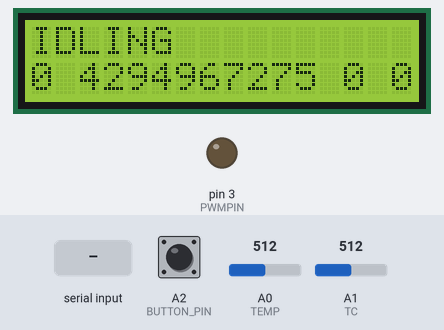
The sketch below on a simulated Arduino Uno, built with avr-gcc and run on an emulated ATmega328P. Shown: 16×2 character LCD, output pins drawn as LEDs (lit = HIGH). Dashed ring = blinking. The inputs (shaded band) are chosen by the test bench; at power-on: A0 (TEMP) = 512, A1 (TC) = 512, A2 (BUTTON_PIN) HIGH. What the sketch prints to the serial monitor is not drawn.

Above: at 2.3 s.
2.4 s: "90,45\n" received over Serial
At 4.7 s:
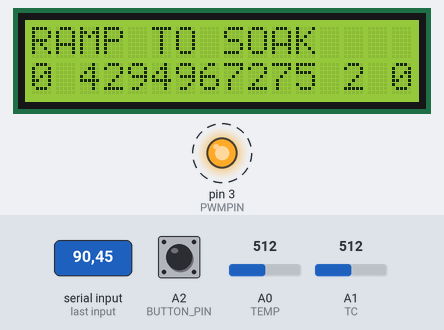
5.4 s: A0 (TEMP) set to 536
At 6.5 s:
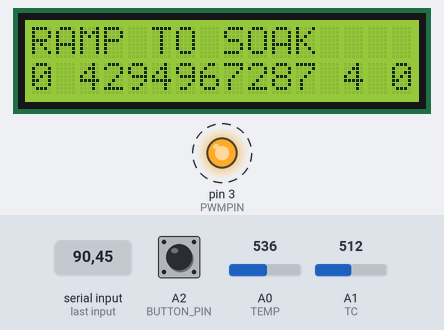
7.1 s: A0 (TEMP) set to 571
At 8.7 s:
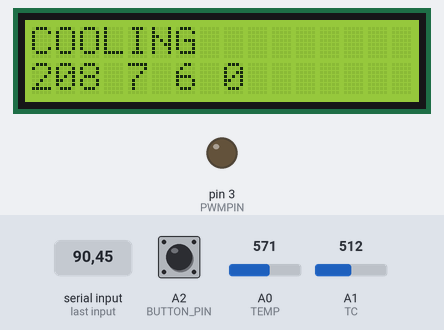
10.1 s: "90,45,200\n" received over Serial
At 12.8 s:
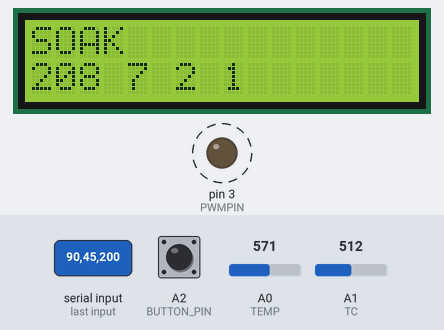
13.1 s: A1 (TC) set to 253
At 14.8 s:
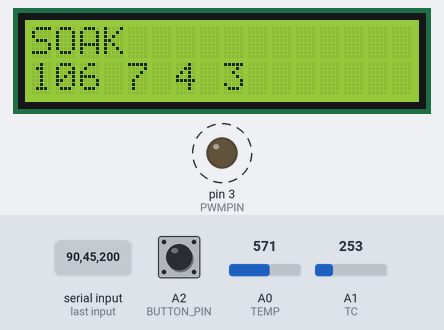
15.5 s: A1 (TC) set to 220
At 56.21 s:
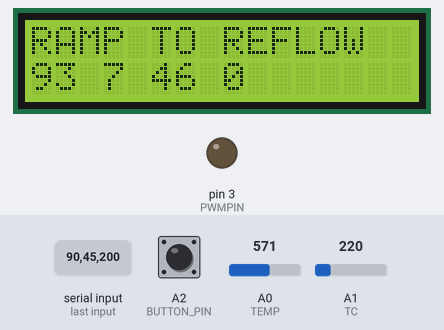
Timing chart, 0 to 57.5 s (numbered marks = the images above; inputs shaded):
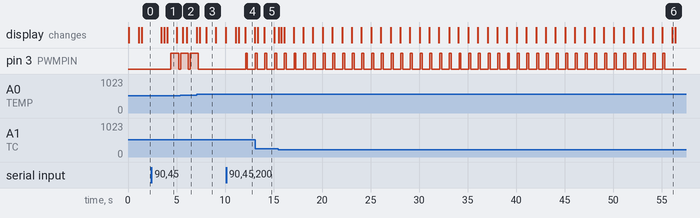

Measured:
- the behaviour switches between 553 and 554 on A0 (TEMP) (found by bisection; images 2 and 3)
- the behaviour switches between 236 and 235 on A1 (TC) (found by bisection; images 5 and 6)
- after the input at 2.4 s, pin 3 (PWMPIN): LOW → HIGH after 2.0 s, → LOW 0.80 s later; the display: first changes after 1.0 s (image 1 shows a later state)
- after the input at 7.1 s, pin 3 (PWMPIN): goes on until 7.2 s, then stays LOW; the display: first changes after 0.28 s (image 3 shows a later state)
- after the input at 10.1 s, pin 3 (PWMPIN): LOW → HIGH after 2.0 s, → LOW 0.20 s later; the display: first changes after 1.0 s (image 4 shows a later state)
- what the display in image 1 shows lasts 0.9 s, from 4.1 s to 5.0 s

The sketch:

reflow.ino
```cpp
#include "TimerOne.h"
#include <LiquidCrystal.h>

#define VREF 5030.0 //mV

#define TEMP A0
#define TC A1
#define BUTTON_PIN A2 //All digital pins occupied

#define DB7 13
#define DB6 12
#define DB5 11
#define DB4 10
#define DB3 9
#define DB2 8
#define DB1 7
#define DB0 6
#define DE  5
#define DRW 4
#define DRS 2

#define PWMPIN 3

#define SAMPLE_COUNT 10.0
//Gain as calculated from given feedback resistor - Can only measure up to ~400
#define GAIN 304.0

//Reflow States
#define IDLING      0
#define RAMP2SOAK   1
#define SOAK        2
#define RAMP2REFLOW 3
#define REFLOW      4
#define COOLING     5

unsigned int soak_temp = 0;
unsigned int soak_time = 0;
unsigned int reflow_temp = 0;
unsigned int reflow_time = 0;
unsigned int cool_temp = 0;

unsigned char reflow_state = IDLING;

unsigned long temp;
unsigned long tc;

unsigned long SB[(int)SAMPLE_COUNT];

//Time variables
//First value passed to serial by the arduino is a garbage value which must be ignored
bool time_b = false;
unsigned int timer = 0;
unsigned long t1 = 0;
unsigned long t2 = 0;
unsigned int ms = 0;
unsigned int sec = 0;

//PWM variables
unsigned char duty_cycle = 0;
unsigned char pwm_count = 0;

//String parsing variables
char comma_position;

//Serial Inputs
String s_command = "";

//String buffers for formatting print text. Different strings will be printed to the lcd and serial simultaneously
char serial_buff[128];
char lcd_buff[128];

LiquidCrystal lcd(DRS, DRW, DE, DB0, DB1, DB2, DB3, DB4, DB5, DB6, DB7);

void setup() {
  // Initialize serial port
  Serial.begin(9600);

  initialize_timer();

  pinMode(TEMP, INPUT);
  pinMode(TC, INPUT);
  pinMode(PWMPIN, OUTPUT);
  pinMode(BUTTON_PIN, INPUT_PULLUP);
  //0.01s = 10ms = 10000us
  Timer1.initialize(10000);
  Timer1.attachInterrupt(PWM_interrupt);

  lcd.begin(16, 2);
  lcd.print("Initializing");

  delay(1000);

  lcd.clear();
  lcd.begin(16, 2);
  lcd.print("IDLING");

}

void loop() {
  update_timer();

  sample_value(TEMP, &temp);
  sample_value(TC, &tc);

  state_machine();

  s_command = check_serial();
  if (s_command.length() > 0) {
    execute_command(s_command);
  }
}

//Print functions
void print_info() {
  // '~' is needed to throw away garbage values in the python script
  sprintf(serial_buff, "~%lu %lu %u %u %u\n", tc, temp, sec, timer, reflow_state);
  sprintf(lcd_buff, "%lu %lu %u %u", tc, temp, sec, timer);

  //Note that line 1 is actually the second row
  LCD_clear_line(1);
  lcd.setCursor(0, 1);

  lcd.print(lcd_buff);
  Serial.print(serial_buff);
}

void print_parameters() {
  sprintf(lcd_buff, "%u %u %u %u %u", soak_temp, soak_time, reflow_temp, reflow_time, cool_temp);
  //'~' is needed to throw away garbage values in the python script
  sprintf(serial_buff, "~%lu %lu %u %u %u\n", tc, temp, sec, timer, reflow_state);

  LCD_clear_line(1);
  lcd.setCursor(0, 1);

  lcd.print(lcd_buff);
  Serial.print(serial_buff);
}

//Sample Value function. Uses 10 samples with a delay of 1ms for a total of 10ms
void sample_value(int pin, unsigned long* var) {
  unsigned long sum = 0;

  //Collect sample of values
  for (int i = 0; i < SAMPLE_COUNT; i++) {
    SB[i] = analogRead(pin);
    delay(1);
  }

  //Average sample of values
  for (int i = 0; i < SAMPLE_COUNT; i++) {
    sum += SB[i];
  }

  switch(pin) {
    case TEMP: *var = room_conversion(raw_conversion(sum / SAMPLE_COUNT));
               break;
    case TC:   *var = thermocouple_conversion(raw_conversion(sum / SAMPLE_COUNT));
               break;
    default:   *var = -1;
               break;
  }
}

//Conversion functions
unsigned long raw_conversion(unsigned long raw) {
  return (raw / 1023.0 * VREF);
}

// 10 mV/K
unsigned long room_conversion(unsigned long mV) {
  return ((mV - 2730.0) / 10.0);
}

unsigned long thermocouple_conversion(unsigned long mV) {
  return (((mV * 1000.0) / (41.0 * GAIN)) + temp);
}

//State Machines
void state_machine() {
  switch(reflow_state) {
    //Prints data from sensors
    case IDLING: break;

    //Ramps to a defined temperature before transitioning to SOAK
    case RAMP2SOAK:
      if (tc >= soak_temp) {
        duty_cycle = 20;
        reflow_state = SOAK;
        start_timer();
        lcd.clear();
        lcd.print("SOAK");
      }
      break;

    //Holds at the SOAK_TEMP for the required SOAK_TIME
    case SOAK:
      if (timer == soak_time) {
        duty_cycle = 80;
        reflow_state = RAMP2REFLOW;
        reset_timer();
        lcd.clear();
        lcd.print("RAMP TO REFLOW");
      }
      break;

    //Ramps to a define temperature before transitioning to REFLOW
    case RAMP2REFLOW:
      if (tc >= reflow_temp) {
        duty_cycle = 20;
        reflow_state = REFLOW;
        start_timer();
        lcd.clear();
        lcd.print("REFLOW");
      }
      break;

    //Holds at the REFLOW_TEMP for the required REFLOW_TIME
    case REFLOW:
      if (timer == reflow_time) {
        duty_cycle = 0;
        reflow_state = COOLING;
        reset_timer();
        lcd.clear();
        lcd.print("COOLING");
      }
      break;

    //Holds cooling state until under the COOL_TEMP
    case COOLING:
      if (tc <= cool_temp) {
        duty_cycle = 0;
        reflow_state = IDLING;
        lcd.clear();
        lcd.print("IDLING");
      }
      break;
    default: break;
  }

  //Hold the button to change the display state of the lcd to parameter values
  if(digitalRead(BUTTON_PIN) == HIGH) {
    print_info();
  }
  else {
    print_parameters();
  }

  return;
}

void start_reflow() {
  reflow_state = RAMP2SOAK;
  duty_cycle = 80;
  sec = 0;
  timer = 0;
  lcd.clear();
  lcd.print("RAMP TO SOAK");
}

void stop_reflow() {
  reflow_state = IDLING;
  time_b = false;
  duty_cycle = 0;
  lcd.clear();
  lcd.print("IDLING");
}

// Timing
void initialize_timer() {
  timer = 0;
  t1 = millis();
  t2 = millis();
}

void update_timer() {
  unsigned long delta_t;

  t2 = millis();
  delta_t = t2 - t1;

  ms += delta_t;
  if (ms >= 1000) {
    ms = ms % 1000;

    if (reflow_state != IDLING)
      sec++;

    if (time_b && reflow_state != IDLING) {
      timer++;
    }
  }

  t1 = t2;
}

void reset_timer() {
  timer = 0;
  time_b = false;
}

void start_timer() {
  reset_timer();
  time_b = true;
}

void stop_timer() {
  time_b = false;
}

void PWM_interrupt() {
  if (duty_cycle == 0) {
    pwm_count = 0;
    digitalWrite(PWMPIN, LOW);
  }
  else if (pwm_count == duty_cycle) {
    digitalWrite(PWMPIN, LOW);
  }
  else if (pwm_count >= 100) {
    pwm_count = 0;
    digitalWrite(PWMPIN, HIGH);
  }

   pwm_count++;
}

String check_serial() {
  String data = "";
  if (Serial.available() > 0) {
    data = Serial.readString();
  }
  else {
    data = "";
  }

  return data;
}

void execute_command(String command) {
  //Passing a string of reflow parameters delimited by commas which should have a length greater than two (including string termination char)
  if (command.length() > 2) {
    int param_number = 0;
    //String should be five integer values delimited by commas to be separated and stored in the appropriate variables
    do {
      comma_position = command.indexOf(',');
      if (comma_position != -1) {
        switch(param_number) {
          case 0: soak_temp = command.substring(0, comma_position).toInt();
                  command = command.substring(comma_position+1, command.length());
                  break;
          case 1: soak_time = command.substring(0, comma_position).toInt();
                  command = command.substring(comma_position+1, command.length());
                  break;
          case 2: reflow_temp = command.substring(0, comma_position).toInt();
                  command = command.substring(comma_position+1, command.length());
                  break;
          case 3: reflow_time = command.substring(0, comma_position).toInt();
                  command = command.substring(comma_position+1, command.length());
                  break;
        }
      }
      else {
        //Accounts for the last parameter in the string which will not have a comma after it
        if(command.length() > 2)
          cool_temp = command.toInt();
      }
      ++param_number;
    } while(comma_position >= 0);

    start_reflow();
    //Pass anything of length 2 or less to terminate the reflow process (including string termination char)
  }
  else {
    stop_reflow();
  }
}

//Note that line 1 is actually line 2
void LCD_clear_line(int line) {
  lcd.setCursor(0, line);
  for (int n = 0; n < 16; n++) {
    lcd.print(" ");
  }
}
```
